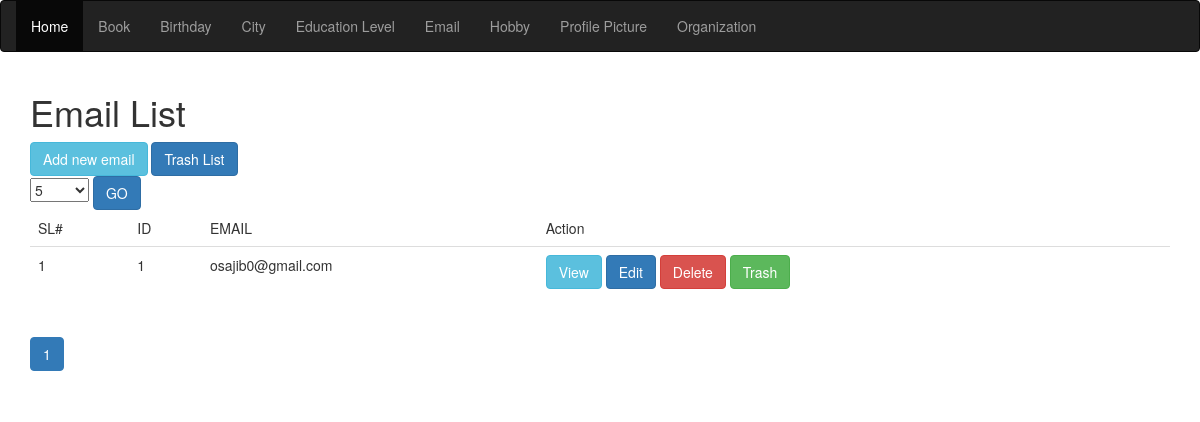
Page /views/SEIP129150/Email/index.php on the earlier database version.
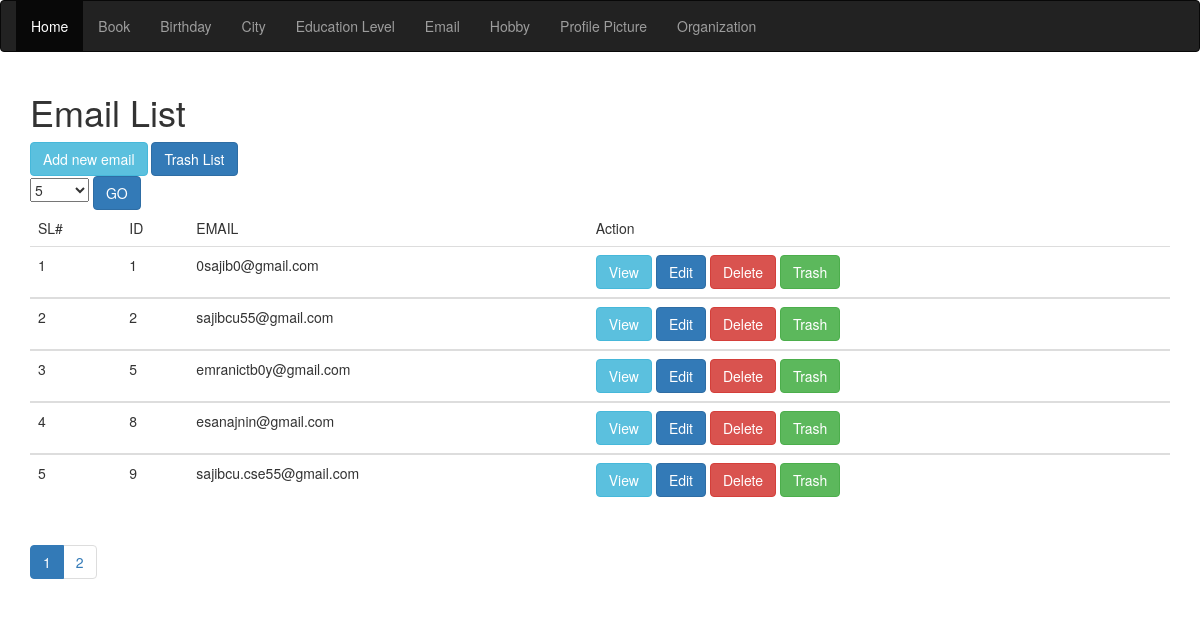
Same page on the later database version.
### tables this page shows
CREATE TABLE `email` (
  `id` int(11) NOT NULL,
  `email` varchar(30) NOT NULL,
  `trash` date DEFAULT NULL
);

### src/BITM/SEIP129150/Email/Email.php (called while the page is built, shortened)
<?php
class Email{
    public $conn;
    public  function __construct()
    {
        $this->conn=mysqli_connect("localhost","root","","atomicprojectb21");
    }
    public  function  count()
    {
        $query="SELECT COUNT(*) AS totalItem FROM `email` WHERE `trash` IS NULL";
        $result=mysqli_query($this->conn,$query);
        $row= mysqli_fetch_assoc($result);
        return $row['totalItem'];
    }
    public function paginator($pageStartFrom=0,$Limit=5){
        $query="SELECT * FROM `email` WHERE `trash` IS NULL LIMIT ".$pageStartFrom.",".$Limit;
        $_allemail= array();
        $result= mysqli_query($this->conn,$query);
        while($row= mysqli_fetch_assoc($result)){
            $_allemail[]=$row;
        }
        return $_allemail;
    }
}

### views/SEIP129150/Email/index.php (the view, shortened to what this page needs)
<?php
$email=new  Email();
$totalIteam=$email->count();
$iteamPerPage=$_SESSION['iteamPerPage'];
$noOfPage=ceil($totalIteam/$iteamPerPage);
$pagination="";
if(array_key_exists('pageNumber',$_GET))
{
    $pageNo=$_GET['pageNumber'];
}
else $pageNo=1;
for($i=1;$i<=$noOfPage;$i++)
{
    $active=($pageNo==$i)? "active":"";
    $pagination.="<li class='$active'><a href='index.php?pageNumber=$i'>$i</a></li>";
}
$pageStartFrom=$iteamPerPage*($pageNo-1);
$alemail=$email->paginator($pageStartFrom,$iteamPerPage);
?>
<!DOCTYPE html>
<html>
<head>
    <link rel="stylesheet" href="http://maxcdn.bootstrapcdn.com/bootstrap/3.3.6/css/bootstrap.min.css">
    <link rel="stylesheet" type="text/css" href="../../../resources/bootstrap/css/bootstrap.css">
</head >
<body>
<nav class="navbar navbar-inverse">
    <div class="container-fluid">
        <ul class="nav navbar-nav">
            <li class="active"><a href="../../../index.php">Home</a></li>
            <li><a href="../Book/index.php">Book</a></li>
            <li><a href="../Birthday/index.php">Birthday</a></li>
            <li><a href="../City/index.php">City</a></li>
            <li><a href="../Education_level/index.php">Education Level</a></li>
            <li><a href="../Email/index.php">Email</a></li>
            <li><a href="../Hobby/index.php">Hobby</a></li>
            <li><a href="../Profile_picture/index.php">Profile Picture</a></li>
            <li><a href="../Summary_of_organizations/index.php">Organization</a></li>
        </ul>
    </div>
</nav>
<div class="container">
    <h1>Email List</h1>
    <a href="create.php" class="btn btn-info" role="button">Add new email</a>
    <a href="trashVeiw.php" class="btn btn-primary" role="button">Trash List</a>
    <br>
    <form action="index.php">
        <select name="iteamPerPage">
            <option <?php if($_SESSION['iteamPerPage']==5) echo "selected"?>>5</option>
        </select>
        <input type="submit" value="GO" class="btn btn-primary">
    </form>
    <div class="table-responsive">
        <table class="table">
            <thead>
            <tr>
                <td>
                    SL#
                </td>
                <td>
                    ID
                </td>
                <td>
                    EMAIL
                </td>
                <td>
                    Action
                </td>
            </tr>
            </thead>
            <tbody>
            <?php
            $sl=1;
            foreach ($alemail as $email) {
            ?>
            <tr>
                <td><?php echo  $sl+$pageStartFrom?></td>
                <td> <?php echo $email['id']?></td>
                <td> <?php echo $email['email']?></td>
                <td>
                    <a href="veiw.php?id=<?php echo $email['id']?>" class="btn btn-info" role="button">View</a>
                    <a href="edit.php?id=<?php echo $email['id']?>" class="btn btn-primary" role="button">Edit</a>
                    <a href="delete.php?id=<?php echo $email['id']?>" class="btn btn-danger" role="button">Delete</a>
                    <a href="trash.php?id=<?php echo $email['id']?>" class="btn btn-success" role="button">Trash</a>
                </td>
            </tr>
            </tbody>
            <?php $sl++; } ?>
        </table>
        <ul class="pagination">
            <?php echo $pagination;
            ?>
        </ul>
    </div>
</div>
</body>
</html>

Differences in the rows shown:
changed email id 1: email "osajib0@gmail.com" → "0sajib0@gmail.com"
added email: pageStartFrom "2", id "2", email "sajibcu55@gmail.com"
added email: pageStartFrom "3", id "5", email "emranictb0y@gmail.com"
added email: pageStartFrom "4", id "8", email "esanajnin@gmail.com"
added email: pageStartFrom "5", id "9", email "sajibcu.cse55@gmail.com"
Other differences:
new list line: "2"
